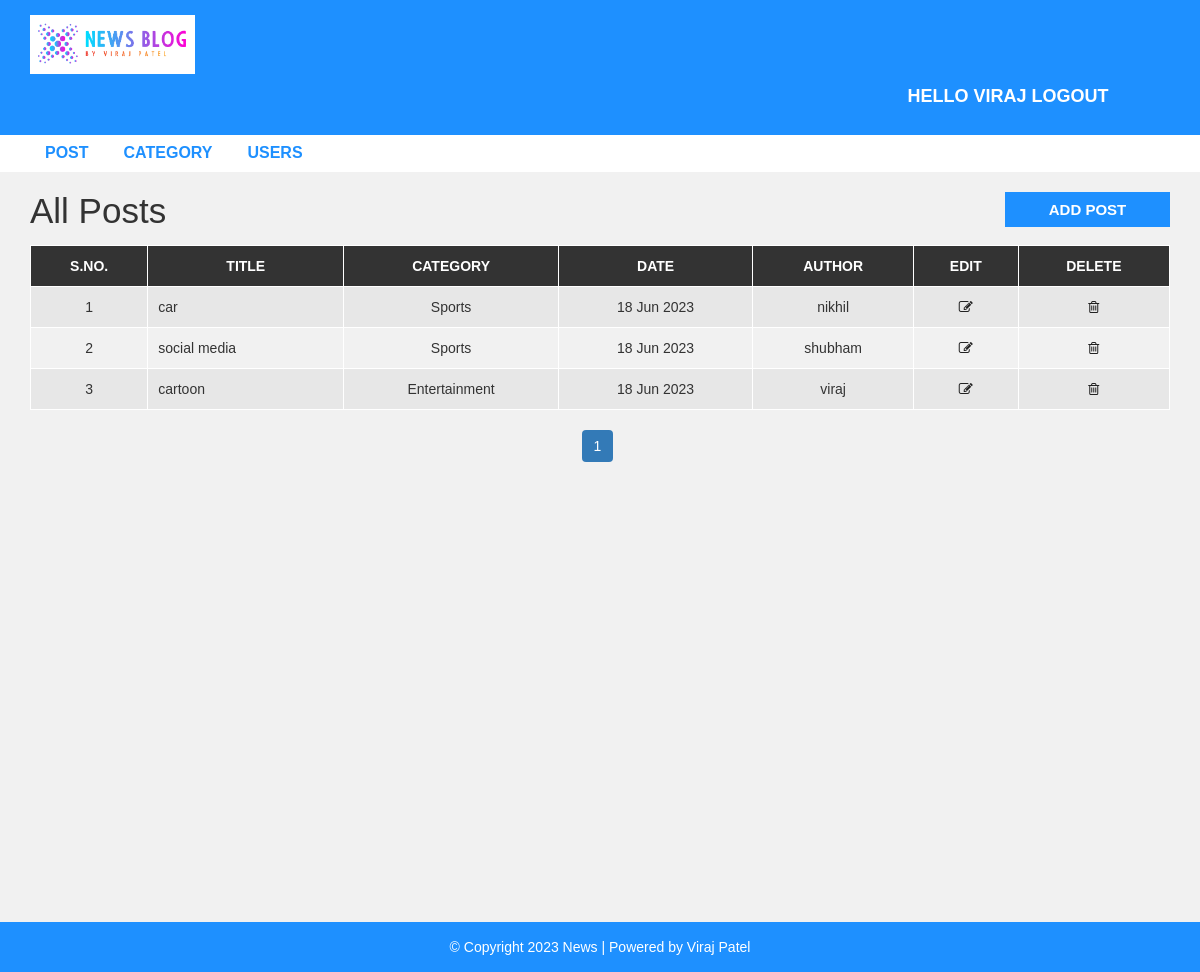
The app's page /admin/post.php (signed in) with its own data.
### tables this page shows
CREATE TABLE `post` (
  `post_id` int(11) NOT NULL,
  `title` varchar(100) NOT NULL,
  `description` text NOT NULL,
  `category` varchar(100) NOT NULL,
  `post_date` varchar(50) NOT NULL,
  `author` int(11) NOT NULL,
  `post_img` varchar(100) NOT NULL
);

CREATE TABLE `category` (
  `category_id` int(11) NOT NULL,
  `category_name` varchar(100) NOT NULL,
  `post` int(11) NOT NULL DEFAULT 0
);

CREATE TABLE `user` (
  `user_id` int(10) UNSIGNED NOT NULL,
  `first_name` varchar(30) NOT NULL,
  `last_name` varchar(30) NOT NULL,
  `username` varchar(30) DEFAULT NULL,
  `password` varchar(40) DEFAULT NULL,
  `role` int(11) NOT NULL
);

### admin/post.php (the view, shortened to what this page needs)
<?php include "header.php"; ?>
  <div id="admin-content">
      <div class="container">
          <div class="row">
              <div class="col-md-10">
                  <h1 class="admin-heading">All Posts</h1>
              </div>
              <div class="col-md-2">
                  <a class="add-new" href="add-post.php">add post</a>
              </div>
              <div class="col-md-12">
                <?php
                    include "config.php";
                    $limit = 3;
                    if(isset($_GET['page'])){
                        $page = $_GET['page'];
                    }
                    else{
                        $page = 1;
                    }
                    $offset = ($page-1)*$limit;
                    if($_SESSION["user_role"] == '1'){
                        $sql = "SELECT post.post_id, post.title, post.description, post.post_date,
                        category.category_name, user.username, post.category FROM post
                        LEFT JOIN category ON post.category = category.category_id
                        LEFT JOIN user ON post.author = user.user_id
                        ORDER BY post.post_id DESC LIMIT {$offset},{$limit}";
                    }
                    $result = mysqli_query($con,$sql) or die("query failed");
                    if(mysqli_num_rows($result) > 0){
                ?>
                  <table class="content-table">
                      <thead>
                          <th>S.No.</th>
                          <th>Title</th>
                          <th>Category</th>
                          <th>Date</th>
                          <th>Author</th>
                          <th>Edit</th>
                          <th>Delete</th>
                      </thead>
                      <tbody>
                      <?php
                      $serial = $offset + 1;
                      while($row = mysqli_fetch_assoc($result)){?>
                          <tr>
                              <td class='id'><?php echo $serial; ?></td>
                              <td><?php echo $row['title']; ?></td>
                              <td><?php echo $row['category_name']; ?></td>
                              <td><?php echo $row['post_date']; ?></td>
                              <td><?php echo $row['username']; ?></td>
                              <td class='edit'><a href='update-post.php?id=<?php echo $row['post_id']; ?>'><i class='fa fa-edit'></i></a></td>
                              <td class='delete'><a href='delete-post.php?id=<?php echo $row['post_id']; ?>&catid=<?php echo $row['category']; ?>'><i class='fa fa-trash-o'></i></a></td>
                          </tr>
                          <?php
                        $serial++;
                        } ?>
                      </tbody>
                  </table>
                  <?php
                    }
                    else{
                        echo "<h3>No Record Found</h3>";
                    }
                    if($_SESSION["user_role"] == '1'){
                        $sql1 = "SELECT * FROM post";
                    }
                    elseif($_SESSION["user_role"] == '0'){
                        $sql1 = "SELECT * FROM post WHERE author = {$_SESSION['user_id']}";
                    }
                    $result1 = mysqli_query($con,$sql1) or die("query failed");
                    if(mysqli_num_rows($result1) > 0){
                        $total_records = mysqli_num_rows($result1);
                        $total_page = ceil($total_records/$limit);
                        echo "<ul class='pagination admin-pagination'>";
                        for($i=1; $i <= $total_page; $i++){
                            if($i == $page){
                                $active = "active";
                            }
                            else{
                                $active = "";
                            }
                            echo '<li class="'.$active.'"><a href="post.php?page='.$i.'">'.$i.'</a></li>';
                        }
                        echo "</ul>";
                    }
                  ?>
              </div>
          </div>
      </div>
  </div>
<?php include "footer.php"; ?>

### css/style.css (style rules this page uses)
body { background: #f1f1f1; font-family: sans-serif,arial,Helvetica; }
a, a:hover, a:focus { text-decoration: none; outline: none; }
ul { margin:0; padding:0; list-style:none; }
#admin-content { padding: 20px 0; min-height: 750px; }
#admin-content .admin-heading { font-size: 35px; margin: 0 0 15px; }
#admin-content .add-new { color: #fff; background-color: #1E90FF; font-size: 15px; font-weight: 600; text-align: center; text-transform: uppercase; padding: 7px 10px; display: block; transition: all 0.3s; }
#admin-content .content-table { border: 1px solid #000; width: 100%; margin: 0 0 20px; }
#admin-content .content-table thead { color: #fff; background-color: #333; }
#admin-content .content-table th { padding: 10px; border: 1px solid #fff; font-weight: 600; text-align: center; text-transform: uppercase; }
#admin-content .content-table tbody { color: #333; }
#admin-content .content-table tbody tr { background-color: #e7e7e7; }
#admin-content .content-table tbody tr:nth-child(even) { background-color: transparent; }
#admin-content .content-table tbody td { padding: 10px; border: 1px solid #fff; text-align: center; }
#admin-content .content-table tbody td:nth-child(2) { text-align: left; }
#admin-content .admin-pagination { margin: 0; }
#admin-content .admin-pagination li a { display: block; }
.id, .edit, .delete { text-align:center; }
.pagination { display: block; text-align: center; margin: 0; }
.pagination li { display:inline-block; margin: 0 5px 0 0; }
.pagination li a { border: none; background: #1e90ff; color: #fff; }
i.fa { color:#222; }

### records on screen
post: title "car", category.category_name "Sports", post_date "18 Jun 2023", user.username "nikhil"
post: title "social media", category.category_name "Sports", post_date "18 Jun 2023", user.username "shubham"
post: title "cartoon", category.category_name "Entertainment", post_date "18 Jun 2023", user.username "viraj"

### other values on screen
$_SESSION['username'] "VIRAJ"
